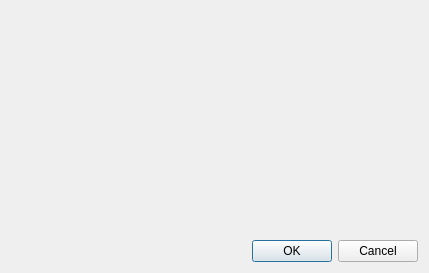
<?xml version="1.0" encoding="UTF-8"?>
<ui version="4.0">
 <class>CancelActivationDialog</class>
 <widget class="QDialog" name="CancelActivationDialog">
  <property name="geometry">
   <rect>
    <x>0</x>
    <y>0</y>
    <width>429</width>
    <height>273</height>
   </rect>
  </property>
  <property name="windowTitle">
   <string>Cancel Activation</string>
  </property>
  <layout class="QVBoxLayout" name="verticalLayout">
   <item alignment="Qt::AlignmentFlag::AlignTop">
    <widget class="QLabel" name="label">
     <property name="wordWrap">
      <bool>true</bool>
     </property>
     <property name="openExternalLinks">
      <bool>true</bool>
     </property>
    </widget>
   </item>
   <item>
    <widget class="QDialogButtonBox" name="m_pButtonBox">
     <property name="orientation">
      <enum>Qt::Orientation::Horizontal</enum>
     </property>
     <property name="standardButtons">
      <set>QDialogButtonBox::StandardButton::Cancel|QDialogButtonBox::StandardButton::Ok</set>
     </property>
    </widget>
   </item>
  </layout>
 </widget>
 <resources/>
 <connections>
  <connection>
   <sender>m_pButtonBox</sender>
   <signal>accepted()</signal>
   <receiver>CancelActivationDialog</receiver>
   <slot>accept()</slot>
   <hints>
    <hint type="sourcelabel">
     <x>248</x>
     <y>254</y>
    </hint>
    <hint type="destinationlabel">
     <x>157</x>
     <y>274</y>
    </hint>
   </hints>
  </connection>
  <connection>
   <sender>m_pButtonBox</sender>
   <signal>rejected()</signal>
   <receiver>CancelActivationDialog</receiver>
   <slot>reject()</slot>
   <hints>
    <hint type="sourcelabel">
     <x>316</x>
     <y>260</y>
    </hint>
    <hint type="destinationlabel">
     <x>286</x>
     <y>274</y>
    </hint>
   </hints>
  </connection>
 </connections>
</ui>
